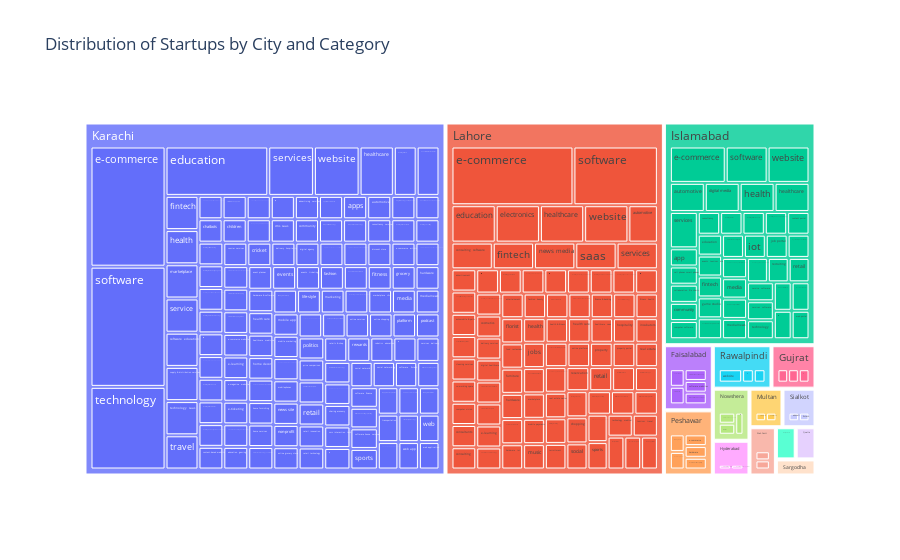

Write notebook code for a chart like this one.
### Code cell
import plotly.express as px

# Group startups by city and category and count the number of startups in each group
startup_counts = Startups.groupby(['City', 'Category']).size().reset_index(name='Count')

# Create the treemap
fig = px.treemap(startup_counts, path=['City', 'Category'], values='Count',
                 title='Distribution of Startups by City and Category')

# Show the treemap
fig.show()

### Figure 1 — Plotly figure (JSON) as saved in the notebook; plotly's stock layout.template omitted (floating-point values rounded to 4 significant figures; data arrays with more than 128 entries replaced by an {"elided": "..."} marker saying what was removed)
{"data": [{"branchvalues": "total", "domain": {"x": [0, 1], "y": [0, 1]}, "hovertemplate": "labels=%{label}<br>Count=%{value}<br>parent=%{parent}<br>id=%{id}<extra></extra>", "ids": {"elided": "307 str values"}, "labels": {"elided": "307 str values"}, "name": "", "parents": {"elided": "307 str values"}, "type": "treemap", "values": {"elided": "307 int values"}}], "layout": {"legend": {"tracegroupgap": 0}, "title": {"text": "Distribution of Startups by City and Category"}}}
